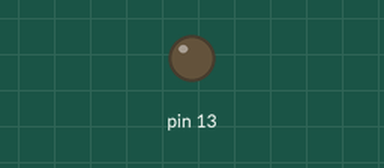
The sketch below on a simulated Arduino Uno, built with avr-gcc and run on an emulated ATmega328P. Parts: output pins drawn as LEDs (lit = HIGH).

Above: at 2.5 s.
At 7.5 s:
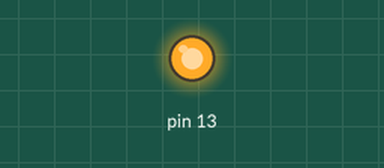
Timing chart, 0 to 13.0 s (numbered marks = the images above):
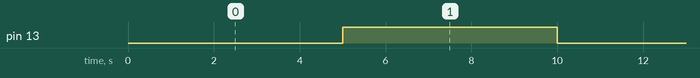

Measured:
- by itself, pin 13: alternates HIGH for 5.0 s and LOW for 5.0 s

The sketch:

i2c_LED_Arduino_Toggle.ino
```cpp
#include <Wire.h>

#define SLAVE_ADDRESS 0x04
int number = 0;
int state = 0;

double temp;

void setup() {
 pinMode(13, OUTPUT);

 // initialize i2c as slave
 Wire.begin(SLAVE_ADDRESS);

 // define callbacks for i2c communication
 Wire.onReceive(receiveData);   //These cmds act as interrupts??
 Wire.onRequest(sendData);
}


void loop() {
  delay(5000);
  temp = toggle();
}


// callback for received data
void receiveData(int byteCount){

 while(Wire.available()) {
  number = Wire.read();
  if (number == 1){
   if (state == 0){
    number = 666;
   }
  } if(number==2) {
   number = (int)temp;
  }
 }
}

// callback for sending data
void sendData(){
 Wire.write(number);
}

double toggle(void){
  double i;
   if (state == 0){
    digitalWrite(13, HIGH); // set the LED on
    i = 42;
    state = 1;
   } else{
    digitalWrite(13, LOW); // set the LED off
    i = 50;
    state = 0;
   }
  return i;
}
```
